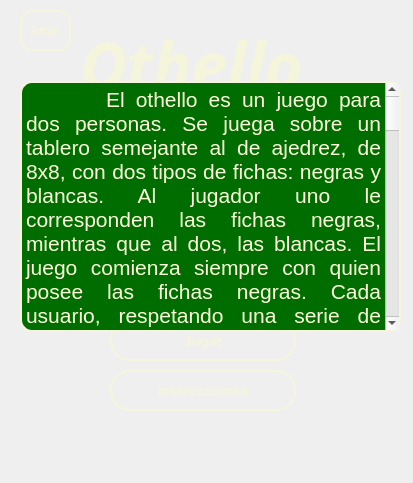
<?xml version="1.0" encoding="UTF-8"?>
<ui version="4.0">
 <class>MenuPrincipal</class>
 <widget class="QMainWindow" name="MenuPrincipal">
  <property name="geometry">
   <rect>
    <x>0</x>
    <y>0</y>
    <width>413</width>
    <height>483</height>
   </rect>
  </property>
  <property name="windowTitle">
   <string>Othello</string>
  </property>
  <property name="windowIcon">
   <iconset resource="iconos.qrc">
    <normaloff>:/iconos/othello13.png</normaloff>:/iconos/othello13.png</iconset>
  </property>
  <property name="styleSheet">
   <string notr="true">QMainWindow
{
	background-image: url(:/iconos/Fondo.png);
}</string>
  </property>
  <widget class="QWidget" name="centralWidget">
   <widget class="QPushButton" name="botonJugar">
    <property name="geometry">
     <rect>
      <x>110</x>
      <y>320</y>
      <width>186</width>
      <height>41</height>
     </rect>
    </property>
    <property name="styleSheet">
     <string notr="true">QPushButton
{
	background-color: transparent;
	color: beige;
    border-style: solid;
    border-width: 2px;
    border-radius: 20px;
    border-color: beige;
    font: bold 14px;
    min-width: 10em;
    padding: 6px;
}

QPushButton:hover:!pressed
{
	border: 3px solid black;
	color: black;
}</string>
    </property>
    <property name="text">
     <string>Jugar</string>
    </property>
   </widget>
   <widget class="QPushButton" name="botonInstrucciones">
    <property name="geometry">
     <rect>
      <x>110</x>
      <y>370</y>
      <width>186</width>
      <height>41</height>
     </rect>
    </property>
    <property name="styleSheet">
     <string notr="true">QPushButton
{
	background-color: transparent;
	color:beige;
    border-style: solid;
    border-width: 2px;
    border-radius: 20px;
    border-color: beige;
    font: bold 14px;
    min-width: 10em;
    padding: 6px;
}

QPushButton:hover:!pressed
{
	border: 3px solid black;
	color: black;
}</string>
    </property>
    <property name="text">
     <string>Instrucciones</string>
    </property>
   </widget>
   <widget class="QLabel" name="labelTitulo">
    <property name="geometry">
     <rect>
      <x>80</x>
      <y>20</y>
      <width>241</width>
      <height>81</height>
     </rect>
    </property>
    <property name="font">
     <font>
      <family>MV Boli</family>
      <pointsize>28</pointsize>
      <weight>75</weight>
      <italic>true</italic>
      <bold>true</bold>
     </font>
    </property>
    <property name="text">
     <string>&lt;html&gt;&lt;head/&gt;&lt;body&gt;&lt;p&gt;&lt;span style=&quot; font-size:48pt; color:#f5f5dc;&quot;&gt;Othello&lt;/span&gt;&lt;/p&gt;&lt;/body&gt;&lt;/html&gt;</string>
    </property>
   </widget>
   <widget class="QLabel" name="labelImagen">
    <property name="geometry">
     <rect>
      <x>110</x>
      <y>120</y>
      <width>191</width>
      <height>161</height>
     </rect>
    </property>
    <property name="styleSheet">
     <string notr="true">QLabel
{
	image: url(:/iconos/Othello.png);
}
</string>
    </property>
    <property name="text">
     <string/>
    </property>
   </widget>
   <widget class="QTextBrowser" name="textBrowser">
    <property name="geometry">
     <rect>
      <x>20</x>
      <y>81</y>
      <width>381</width>
      <height>251</height>
     </rect>
    </property>
    <property name="styleSheet">
     <string notr="true">QTextBrowser
{
	background-color: rgb(0, 109, 0);
	border-style: solid;
    border-width: 2px;
    border-radius: 12px;
    border-color: beige;
}</string>
    </property>
    <property name="html">
     <string>&lt;!DOCTYPE HTML PUBLIC &quot;-//W3C//DTD HTML 4.0//EN&quot; &quot;http://www.w3.org/TR/REC-html40/strict.dtd&quot;&gt;
&lt;html&gt;&lt;head&gt;&lt;meta name=&quot;qrichtext&quot; content=&quot;1&quot; /&gt;&lt;style type=&quot;text/css&quot;&gt;
p, li { white-space: pre-wrap; }
&lt;/style&gt;&lt;/head&gt;&lt;body style=&quot; font-family:'MS Shell Dlg 2'; font-size:8.25pt; font-weight:400; font-style:normal;&quot;&gt;
&lt;p align=&quot;justify&quot; style=&quot; margin-top:0px; margin-bottom:0px; margin-left:0px; margin-right:0px; -qt-block-indent:0; text-indent:0px;&quot;&gt;&lt;span style=&quot; font-size:16pt; color:#ffffdd;&quot;&gt;	El othello es un juego para dos personas. Se juega sobre un tablero semejante al de ajedrez, de 8x8, con dos tipos de fichas: negras y blancas. Al jugador uno le corresponden las fichas negras, mientras que al dos, las blancas. El juego comienza siempre con quien posee las fichas negras. Cada usuario, respetando una serie de reglas que veremos a continuación, coloca una ficha de forma alternada (primero el negro, y luego el blanco, sucesivamente). La partida acaba cuando el tablero está completo, o ningún jugador puede mover. El ganador es aquel que más fichas tiene.&lt;/span&gt;&lt;/p&gt;
&lt;p align=&quot;justify&quot; style=&quot; margin-top:12px; margin-bottom:12px; margin-left:0px; margin-right:0px; -qt-block-indent:0; text-indent:0px;&quot;&gt;&lt;span style=&quot; font-size:16pt; color:#ffffdd;&quot;&gt;	La situación inicial del juego la podemos ver en la siguiente imagen:&lt;/span&gt;&lt;/p&gt;
&lt;p align=&quot;justify&quot; style=&quot; margin-top:12px; margin-bottom:12px; margin-left:0px; margin-right:0px; -qt-block-indent:0; text-indent:0px;&quot;&gt;&lt;span style=&quot; font-size:16pt; color:#ffffdd;&quot;&gt;	IMAGENNNNNNNN&lt;/span&gt;&lt;/p&gt;
&lt;p align=&quot;justify&quot; style=&quot; margin-top:12px; margin-bottom:12px; margin-left:0px; margin-right:0px; -qt-block-indent:0; text-indent:0px;&quot;&gt;&lt;span style=&quot; font-size:16pt; color:#ffffdd;&quot;&gt;	Como mencionamos, se juega por turnos alternados, y en cada turno el jugador debe poner una ficha en una posición del tablero en la que flanquee o &amp;quot;coma&amp;quot; al menos una ficha del oponente. Veamos cuando un jugador flanquea una ficha, y cuando no.&lt;/span&gt;&lt;/p&gt;
&lt;p align=&quot;justify&quot; style=&quot; margin-top:12px; margin-bottom:12px; margin-left:0px; margin-right:0px; -qt-block-indent:0; text-indent:0px;&quot;&gt;&lt;span style=&quot; font-size:16pt; color:#ffffdd;&quot;&gt;	Supongamos que ponemos una ficha negra. Luego, desde esa posicion recorremos el tablero en cualquier dirección posible (arriba, abajo, izquierda, derecha, diagonal arrriba izquierda, diagonal arriba derecha, diagonal abajo izquierda y diagonal abajo derecha) hasta encontrar una nueva ficha negra. Si entre las mismas, existen fichas blancas, se las da  vuelta, pasando a ser negras. A esto se le llama flanquear fichas blancas.&lt;/span&gt;&lt;/p&gt;
&lt;p align=&quot;justify&quot; style=&quot; margin-top:12px; margin-bottom:12px; margin-left:0px; margin-right:0px; -qt-block-indent:0; text-indent:0px;&quot;&gt;&lt;span style=&quot; font-size:16pt; color:#ffffdd;&quot;&gt;	En la proxima imagen, se observa la colocación de una ficha negra de forma incorrecta. El jugador no puede mover en esa posición, porque no flanquea ninguna ficha blanca.&lt;/span&gt;&lt;/p&gt;
&lt;p align=&quot;justify&quot; style=&quot; margin-top:12px; margin-bottom:12px; margin-left:0px; margin-right:0px; -qt-block-indent:0; text-indent:0px;&quot;&gt;&lt;span style=&quot; font-size:16pt; color:#ffffdd;&quot;&gt;	IMAGENNNNNNN&lt;/span&gt;&lt;/p&gt;
&lt;p align=&quot;justify&quot; style=&quot; margin-top:12px; margin-bottom:12px; margin-left:0px; margin-right:0px; -qt-block-indent:0; text-indent:0px;&quot;&gt;&lt;span style=&quot; font-size:16pt; color:#ffffdd;&quot;&gt;	Sin embargo, el siguiente caso, describe un posible movimiento negro correcto, ya que si recorremos hacia la derecha, vemos que una ficha blanca quedo encerrada entre dos negras.&lt;/span&gt;&lt;/p&gt;
&lt;p align=&quot;justify&quot; style=&quot; margin-top:12px; margin-bottom:12px; margin-left:0px; margin-right:0px; -qt-block-indent:0; text-indent:0px;&quot;&gt;&lt;span style=&quot; font-size:16pt; color:#ffffdd;&quot;&gt;IMAGENNNNNNN&lt;/span&gt;&lt;/p&gt;
&lt;p align=&quot;justify&quot; style=&quot; margin-top:12px; margin-bottom:12px; margin-left:0px; margin-right:0px; -qt-block-indent:0; text-indent:0px;&quot;&gt;&lt;span style=&quot; font-size:16pt; color:#ffffdd;&quot;&gt;Por lo tanto, se flanquea la ficha blanca, retornando la siguiente configuración del tablero.&lt;/span&gt;&lt;/p&gt;
&lt;p align=&quot;justify&quot; style=&quot; margin-top:12px; margin-bottom:12px; margin-left:0px; margin-right:0px; -qt-block-indent:0; text-indent:0px;&quot;&gt;&lt;span style=&quot; font-size:16pt; color:#ffffdd;&quot;&gt;IMAGENNNNN&lt;/span&gt;&lt;/p&gt;&lt;/body&gt;&lt;/html&gt;</string>
    </property>
   </widget>
   <widget class="QPushButton" name="botonAtras">
    <property name="geometry">
     <rect>
      <x>20</x>
      <y>10</y>
      <width>51</width>
      <height>41</height>
     </rect>
    </property>
    <property name="styleSheet">
     <string notr="true">QPushButton
{
	background-color: transparent;
	color:beige;
    border-style: solid;
    border-width: 2px;
    border-radius: 12px;
    border-color: beige;
    font: bold 12px;
}

QPushButton:hover:!pressed
{
	border: 3px solid black;
	color: black;
}</string>
    </property>
    <property name="text">
     <string>Atrás</string>
    </property>
   </widget>
  </widget>
  <widget class="QMenuBar" name="menuBar">
   <property name="geometry">
    <rect>
     <x>0</x>
     <y>0</y>
     <width>413</width>
     <height>21</height>
    </rect>
   </property>
  </widget>
 </widget>
 <layoutdefault spacing="6" margin="11"/>
 <resources>
  <include location="iconos.qrc"/>
 </resources>
 <connections/>
</ui>
